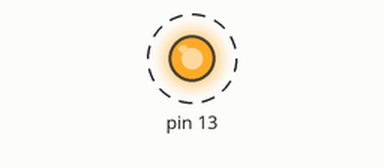
Simulated run of this sketch. Board: Arduino Uno, built with avr-gcc and run on an emulated ATmega328P. Shown: output pins drawn as LEDs (lit = HIGH). Dashed ring = blinking.

Above: at 0.03 s.
Timing chart, 0 to 3.0 s (numbered marks = the images above):
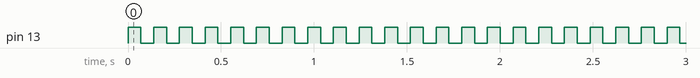

The sketch:

Arduino_project.ino
```cpp
void setup() {
  pinMode(13,OUTPUT);

  // put your setup code here, to run once:

}


void loop() {
  digitalWrite(13,HIGH);
  delay(69);
  digitalWrite(13,LOW);
  delay(69);
  // put your main code here, to run repeatedly:

}
```

Measured:
- by itself, pin 13: alternates HIGH for 0.07 s and LOW for 0.07 s
